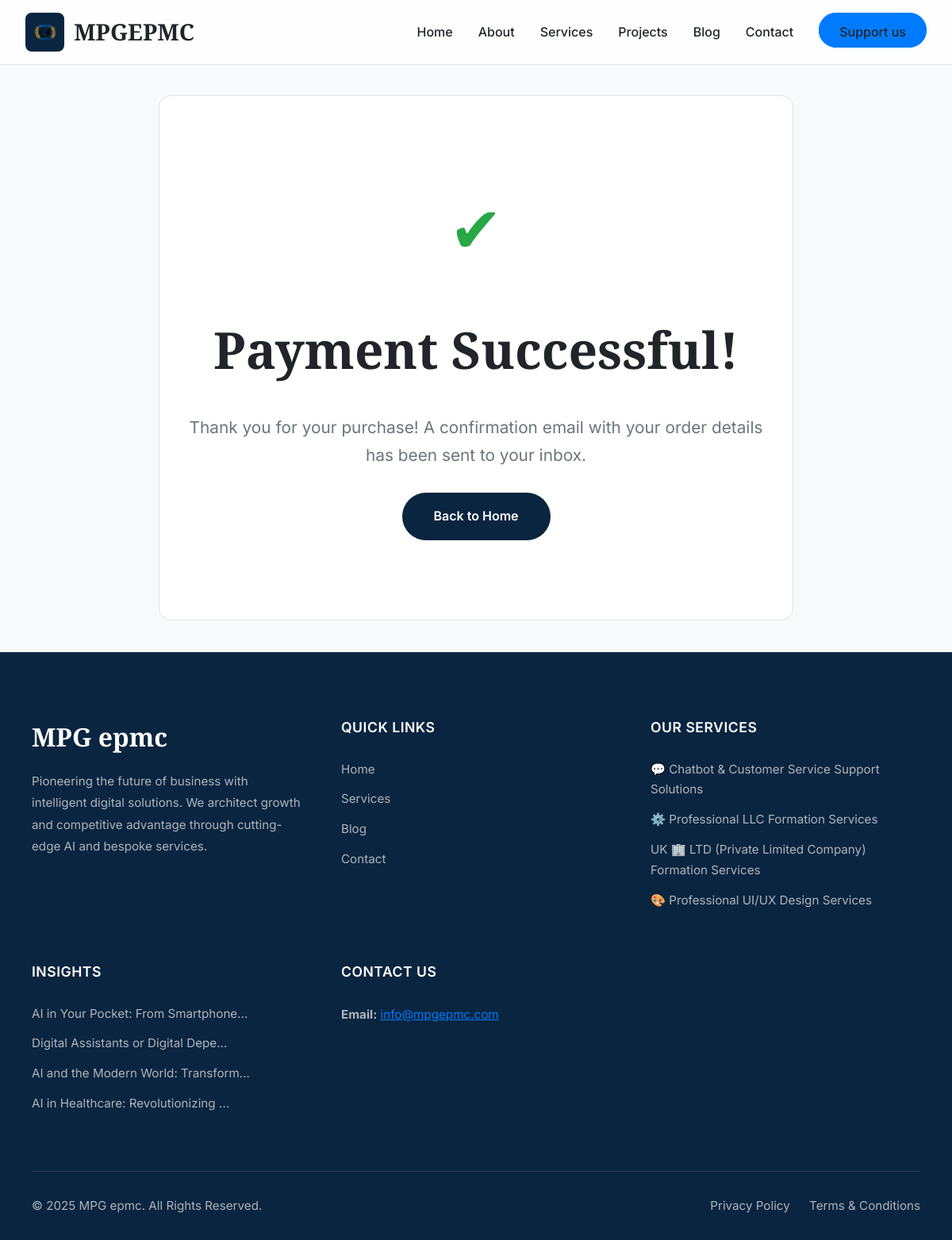
Page /payment/success/ on the committed database.
### mpgepmc_core/models.py (models this page shows, shortened)
class MpgService(models.Model):
    name = models.CharField(max_length=200, unique=True)
    slug = models.SlugField(max_length=200, unique=True, blank=True, null=True,
                            help_text="A unique URL-friendly version of the service name.") # ADDED SLUG
    short_description = models.TextField(max_length=500, blank=True, null=True)
    full_description = models.TextField(blank=True, null=True)
    image = models.ImageField(upload_to=mpgservice_image_upload_path, blank=True, null=True,
                              help_text="Upload a feature image for the service (e.g., 800x600 pixels).")
    is_active = models.BooleanField(default=True)
    has_packages_for_purchase = models.BooleanField(default=False,
        help_text="Check if this service offers distinct packages for direct purchase (e.g., Basic, Premium). If unchecked, only 'Request Service' button will appear.")
    created_at = models.DateTimeField(auto_now_add=True)
    updated_at = models.DateTimeField(auto_now=True)
    class Meta:
        verbose_name = "MPG Service"
        verbose_name_plural = "MPG Services"
        ordering = ['name']

class MpgBlog(models.Model):
    title = models.CharField(max_length=250, unique=True)
    slug = models.SlugField(max_length=250, unique=True, blank=True, null=True,
                            help_text="A unique URL-friendly version of the title.")
    short_summary = models.TextField(max_length=1500, help_text="A brief summary of the blog post.")
    content = models.TextField(help_text="The full content of the blog post (HTML allowed).")
    feature_image = models.ImageField(upload_to=mpgblog_image_upload_path, blank=True, null=True,
                                      help_text="Upload a feature image for the blog post.")
    posted_date = models.DateTimeField(auto_now_add=True)
    updated_date = models.DateTimeField(auto_now=True)
    is_published = models.BooleanField(default=True, help_text="Set to true to make the blog post live.")
    class Meta:
        verbose_name = "MPG Blog Post"
        verbose_name_plural = "MPG Blog Posts"
        ordering = ['-posted_date']

### mpgepmc_core/views.py (the view)
# urls.py: path('payment/success/', views.payment_success_page, name='payment_success_page'),
def payment_success_page(request):
    return render(request, 'mpgepmc/payment_success.html', {'title': 'Payment Successful!'})

### mpgepmc_core/context_processors.py (called while the page is built)
def global_context(request):
    try:
        latest_services_footer = MpgService.objects.filter(is_active=True).order_by('-created_at')[:4]
        latest_blogs_footer = MpgBlog.objects.filter(is_published=True).order_by('-posted_date')[:4]
    except Exception:
        latest_services_footer = []
        latest_blogs_footer = []
    return {
        'latest_services_footer': latest_services_footer,
        'latest_blogs_footer': latest_blogs_footer,
    }

### templates/mpgepmc/payment_success.html
{% extends 'mpgepmc/base.html' %} {% load static %}
{% block title %}Payment Success{% endblock %} {% block content %}
<link rel=stylesheet href="{% static 'css/payment_success.css' %}">
<div class=payment-success-container>
<div class=icon-success>✔</div>
<h1>Payment Successful!</h1>
<p>Thank you for your purchase! A confirmation email with your order details has been sent to your inbox.</p>
<a href="{% url 'mpgepmc_core:home' %}" class=back-home-button>Back to Home</a>
</div>
{% endblock %}

### templates/mpgepmc/base.html (shortened to what this page needs)
{% load static %}
<!doctype html>
<html lang="en">
<head>
    <link rel="stylesheet" href="{% static 'css/base.css' %}">
</head>
<body>
    <nav id="main-nav" role="navigation">
        <a href="{% url 'mpgepmc_core:home' %}" class="nav-brand" style="text-decoration:none">
            <div class="nav-logo">
                <img src="{% static 'img/logo.png' %}" alt="MPGEPMC Logo">
            </div>
            <div class="nav-title">MPGEPMC</div>
        </a>
        <ul class="nav-links" id="nav-links">
            <li><a href="{% url 'mpgepmc_core:home' %}">Home</a></li>
            <li><a href="{% url 'mpgepmc_core:home' %}#about-us">About</a></li>
            <li><a href="{% url 'mpgepmc_core:services' %}">Services</a></li>
            <li><a href="{% url 'mpgepmc_core:projects' %}">Projects</a></li>
            <li><a href="{% url 'mpgepmc_core:blogs' %}">Blog</a></li>
            <li><a href="{% url 'mpgepmc_core:contact' %}">Contact</a></li>
            <li><a href="{% url 'mpgepmc_core:support' %}" class="nav-cta">Support us</a></li>
        </ul>
    </nav>
    <main style="flex: 1 0 auto;">
        {% block content %}{% endblock %}
    </main>
    <footer class="professional-footer">
        <div class="footer-grid">
            <div class="footer-column">
                <h3 class="footer-logo-title">MPG epmc</h3>
                <p>Pioneering the future of business with intelligent digital solutions. We architect growth and competitive advantage through cutting-edge AI and bespoke services.</p>
            </div>
            <div class="footer-column">
                <h4 class="column-title">Quick Links</h4>
                <ul>
                    <li><a href="{% url 'mpgepmc_core:home' %}">Home</a></li>
                    <li><a href="{% url 'mpgepmc_core:services' %}">Services</a></li>
                    <li><a href="{% url 'mpgepmc_core:blogs' %}">Blog</a></li>
                    <li><a href="{% url 'mpgepmc_core:contact' %}">Contact</a></li>
                </ul>
            </div>
            <div class="footer-column">
                <h4 class="column-title">Our Services</h4>
                <ul>
                    {% for service in latest_services_footer %}
                        <li><a href="{% url 'mpgepmc_core:service_detail' service_slug=service.slug %}">{{ service.name }}</a></li>
                    {% empty %}
                        <li><a href="{% url 'mpgepmc_core:services' %}">View All Services</a></li>
                    {% endfor %}
                </ul>
            </div>
            <div class="footer-column">
                <h4 class="column-title">Insights</h4>
                <ul>
                    {% for blog in latest_blogs_footer %}
                        <li><a href="{% url 'mpgepmc_core:blog_detail' blog.slug %}">{{ blog.title|truncatechars:35 }}</a></li>
                    {% empty %}
                        <li><a href="{% url 'mpgepmc_core:blogs' %}">Visit Our Blog</a></li>
                    {% endfor %}
                </ul>
            </div>
            <div class="footer-column">
                <h4 class="column-title">Contact Us</h4>
                <p>
                    <strong>Email:</strong> <a href="mailto:info@mpgepmc.com" style="color:var(--secondary-color);">info@mpgepmc.com</a>
                </p>
            </div>
        </div>
        <div class="sub-footer">
            <div class="sub-footer-container">
                <p>&copy; {% now "Y" %} MPG epmc. All Rights Reserved.</p>
                <div class="sub-footer-links">
                    <a href="{% url 'mpgepmc_core:privacy_policy' %}">Privacy Policy</a>
                    <a href="{% url 'mpgepmc_core:terms_and_conditions' %}">Terms & Conditions</a>
                </div>
            </div>
        </div>
    </footer>
</body>
</html>

### static/css/base.css (style rules this page uses)
.nav-links li a,.nav-title,body { color:var(--text-dark) }
.nav-links li a:hover::after,nav { width:100% }
.footer-logo-title,.nav-title,.section-title { font-family:var(--font-secondary) }
:root { --primary-color:#0A2540;--secondary-color:#007BFF;--background-light:#F8F9FA;--background-white:#FFFFFF;--text-dark:#212529;--text-light:#6C757D;--border-color:#DEE2E6;--success-color:#28A745;--shadow-color:rgba(10, 37, 64, 0.1);--font-primary:'Inter',system-ui,sans-serif;--font-secondary:'Playfair Display',serif }
.nav-cta:hover,.nav-logo { background:var(--primary-color) }
*,::after,::before { margin:0;padding:0;box-sizing:border-box }
html { scroll-behavior:smooth }
body { font-family:var(--font-primary);background-color:var(--background-light);line-height:1.7;overflow-x:hidden;-webkit-font-smoothing:antialiased;-moz-osx-font-smoothing:grayscale;padding-top:80px }
nav { display:flex;justify-content:space-between;align-items:center;padding:1rem 2rem;position:fixed;top:0;left:0;z-index:1001;transition:background-color .4s,box-shadow .4s,padding .4s,transform .3s ease-in-out;background-color:rgba(255,255,255,.85);backdrop-filter:blur(10px);border-bottom:1px solid var(--border-color) }
.nav-brand,.nav-logo { align-items:center;display:flex }
.nav-brand { gap:.75rem }
.nav-logo { justify-content:center;padding:.6rem;border-radius:8px }
.nav-logo img { max-height:30px;width:auto;display:block }
.nav-title { font-size:1.8rem;font-weight:700 }
.nav-links { list-style:none;display:flex;align-items:center;gap:2rem }
.nav-links li a { font-size:1rem;text-decoration:none;font-weight:500;transition:color .3s;position:relative;padding-bottom:8px;white-space:nowrap }
.nav-links li a::after { content:'';position:absolute;left:50%;transform:translateX(-50%);bottom:0;width:0;height:2px;background-color:var(--secondary-color);transition:width .3s }
.nav-cta { padding:.75rem 1.5rem;background:var(--secondary-color);color:var(--background-white);border:2px solid var(--secondary-color);border-radius:50px;font-weight:600;cursor:pointer;transition:.3s;text-decoration:none }
.professional-footer { background-color:var(--primary-color);color:#adb5bd;padding:80px 40px 0;font-size:.95rem }
.footer-grid { display:grid;grid-template-columns:repeat(auto-fit,minmax(250px,1fr));gap:50px;max-width:1400px;margin:0 auto;padding-bottom:60px }
.footer-column .column-title { font-family:var(--font-primary);font-size:1.1rem;font-weight:600;color:#fff;margin-bottom:25px;letter-spacing:.5px;text-transform:uppercase }
.footer-column address,.footer-column p { margin-bottom:20px;line-height:1.8;font-style:normal }
.footer-logo-title { font-size:2rem;color:#fff;margin-bottom:15px }
.footer-column ul { list-style:none;padding:0 }
.footer-column ul li { margin-bottom:12px }
.footer-column ul a { color:#adb5bd;text-decoration:none;transition:color .3s,padding-left .3s }
.section-container,.sub-footer { max-width:1400px;margin:0 auto }
.sub-footer { border-top:1px solid #2c3e50;padding:30px 0;text-align:center }
.sub-footer-container { display:flex;justify-content:space-between;align-items:center;flex-wrap:wrap;gap:20px }
.sub-footer p { margin:0 }
.sub-footer-links a { color:#adb5bd;text-decoration:none;margin-left:20px;transition:color .3s }

### static/css/payment_success.css (style rules this page uses)
.payment-success-container { text-align:center;padding:100px 20px;max-width:800px;margin:40px auto;background-color:var(--background-white);border:1px solid var(--border-color);border-radius:15px }
.payment-success-container .icon-success { font-size:5em;color:var(--success-color);margin-bottom:30px }
.payment-success-container h1 { font-family:var(--font-secondary);font-size:clamp(2.5em, 6vw, 4em);color:var(--text-dark);margin-bottom:25px }
.payment-success-container p { font-size:clamp(1em, 2vw, 1.3em);color:var(--text-light);margin-bottom:30px }
.back-home-button { display:inline-block;padding:1rem 2.5rem;background:var(--primary-color);color:var(--background-white);border-radius:50px;font-weight:600;text-decoration:none;transition:.3s }

### rows in the picture
MpgService: name "💬 Chatbot & Customer Service Support Solutions"
MpgService: name "⚙️ Professional LLC Formation Services"
MpgService: name "UK 🏢 LTD (Private Limited Company) Formation Services"
MpgService: name "🎨 Professional UI/UX Design Services"
MpgBlog: title "AI in Your Pocket: From Smartphone…"
MpgBlog: title "Digital Assistants or Digital Depe…"
MpgBlog: title "AI and the Modern World: Transform…"
MpgBlog: title "AI in Healthcare: Revolutionizing …"
